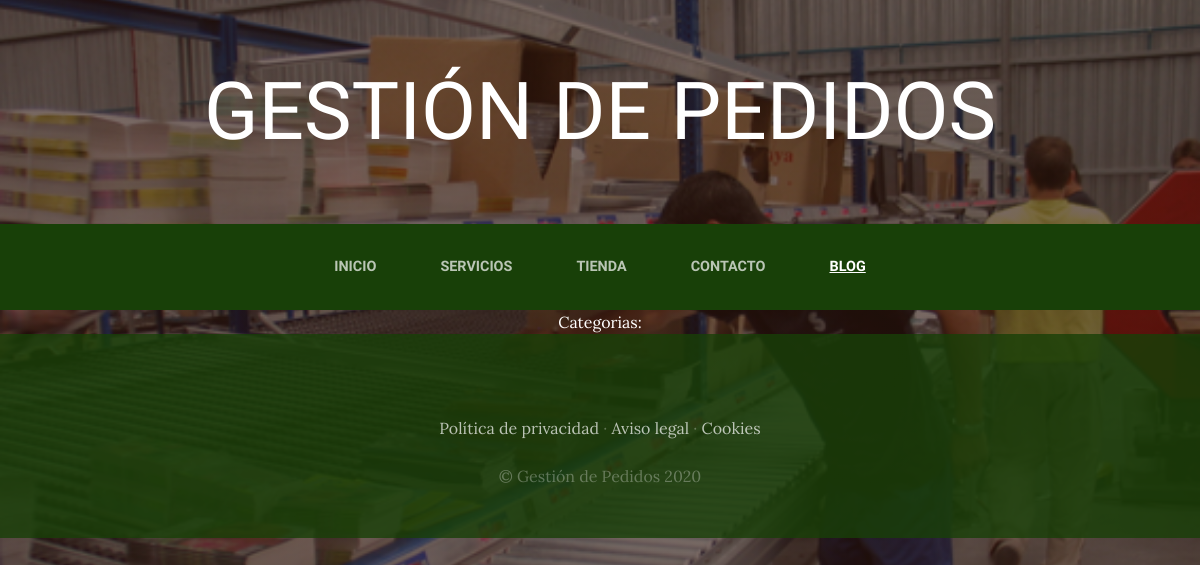
/blog/, run on an earlier commit of the app's database.
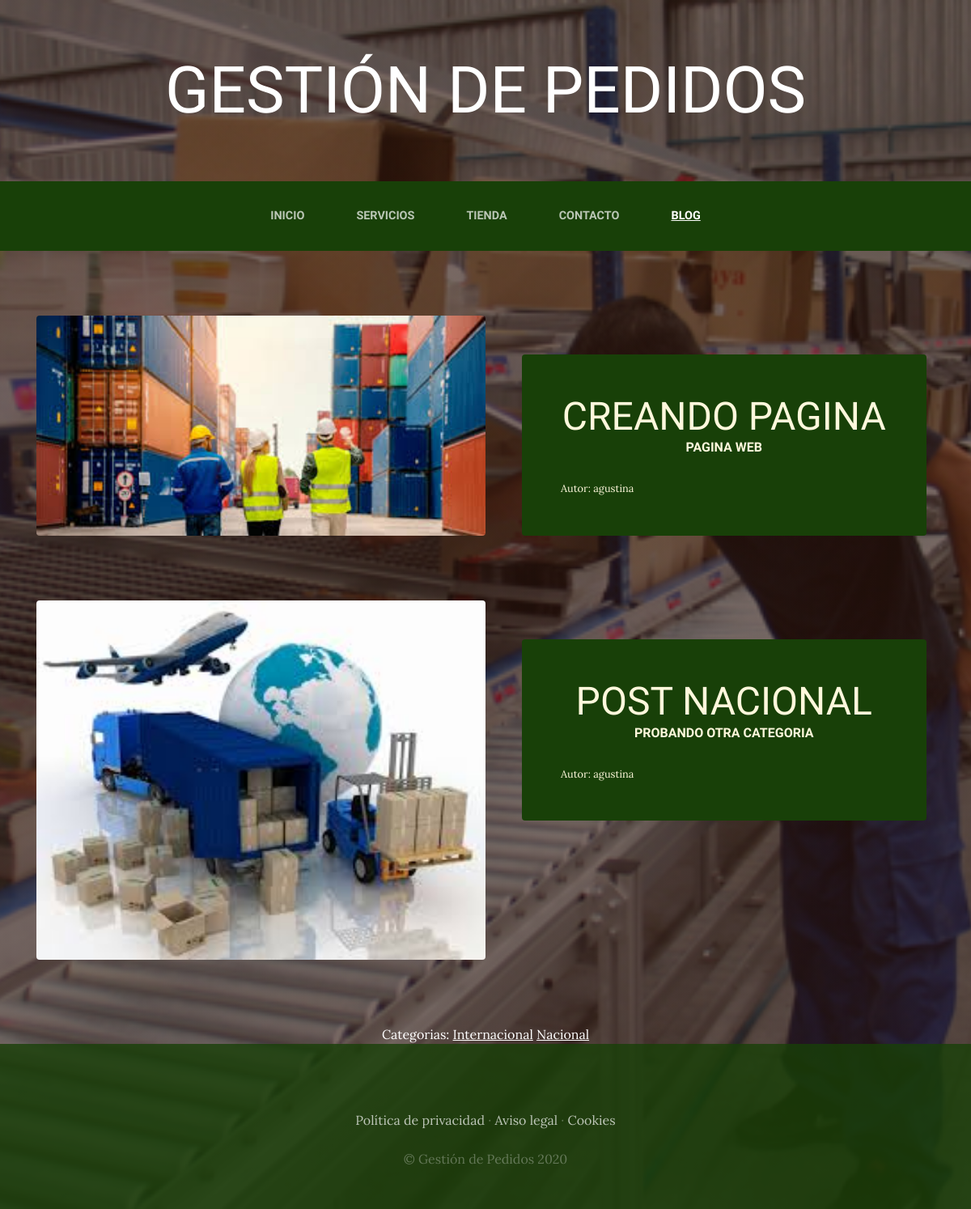
And on a later commit of the database.
### blog/models.py (models this page shows, shortened)
class Post(models.Model):
    titulo= models.CharField(max_length=50)
    contenido= models.CharField(max_length=50)
    imagen=models.ImageField(upload_to='blog', null=True, blank=True)
    autor= models.ForeignKey(User, on_delete=models.CASCADE)
    categorias= models.ManyToManyField(Categoria)
    created=models.DateTimeField(auto_now_add=True)
    update=models.DateTimeField(auto_now_add=True)
    class Meta:
        verbose_name='post'
        verbose_name='posts'

class Categoria(models.Model):
    nombre= models.CharField(max_length=50)
    created=models.DateTimeField(auto_now_add=True)
    update=models.DateTimeField(auto_now_add=True)
    class Meta:
        verbose_name='categoria'
        verbose_name='categorias'

### blog/views.py (the view)
# urls.py: 2. Add a URL to urlpatterns:  path('blog/', include('blog.urls'))
def blog(request):
    posts= Post.objects.all()
    return render (request, "blog/blog.html",{"posts":posts})

### blog/templates/blog/blog.html
{% extends "ProyectoWebApp/base.html"%}
{% load static %}
{% block content %}
  {% for post in posts %}
    <section class="page-section clearfix">
      <div class="container">
        <div class="intro">
          <img class="intro-img img-fluid mb-3 mb-lg-0 rounded" src="{{post.imagen.url}}" alt="" style="width: 50%">
          <div class="intro-text left-0 text-center bg-faded p-5 rounded">
            <h2 class="section-heading mb-4" >
              <span class="section-heading-lower">{{post.titulo}}</span>
              <span class="section-heading-upper">{{post.contenido}}</span>
            </h2>
            <div style="text-align: left; font-size: 0.8em;">
              Autor: {{post.autor}}
            </div>
          </div>
        </div>
      </div>
    </section>
  {% endfor %}
  <section>
    <div style="width: 75%; margin: auto; text-align: center; color: white;">
      Categorias:
      {% for post in posts %}
        {% for categoria in post.categorias.all %}
        <a href="{% url 'categoria' categoria.id %}" class="linksCategorias">{{categoria.nombre}}</a>
        {% endfor %}
      {% endfor %}
    </div>
  </section>
{% endblock %}

### ProyectoWebApp/templates/ProyectoWebApp/base.html (shortened to what this page needs)
{% load static %}
<html>
<head>
    <link href="{% static 'ProyectoWebApp/vendor/bootstrap/css/bootstrap.min.css'%}" rel="stylesheet">
    <link href="{% static 'ProyectoWebApp/css/gestion.css'%}" rel="stylesheet">
</head>
<body>
    <h1 class="site-heading text-center text-white d-none d-lg-block">
        <span class="site-heading-lower">Gestión de Pedidos</span>
      </h1>
 <nav class="navbar navbar-expand-lg navbar-dark py-lg-4" id="mainNav">
    <div class="container">
      <div class="collapse navbar-collapse" id="navbarResponsive">
        <ul class="navbar-nav mx-auto">
          <li class="nav-item {% if request.path == '/' %} active {% endif %} px-lg-4">
            <a class="nav-link text-uppercase text-expanded" href="{% url 'Home' %}">Inicio</a>
          </li>
          <li class="nav-item {% if request.path == '/servicios/' %} active {% endif %} px-lg-4">
            <a class="nav-link text-uppercase text-expanded" href="{% url 'Servicios' %}">Servicios</a>
          </li>
          <li class="nav-item {% if request.path == '/tienda/' %} active {% endif %} px-lg-4">
            <a class="nav-link text-uppercase text-expanded" href="{% url 'Tienda' %}">Tienda</a>
          </li>
          <li class="nav-item {% if request.path == '/contacto/' %} active {% endif %} px-lg-4">
            <a class="nav-link text-uppercase text-expanded" href="{% url 'Contacto' %}">Contacto</a>
          </li>
          <li class="nav-item {% if request.path|slice:':6' == '/blog/' %} active {% endif %} px-lg-4">
            <a class="nav-link text-uppercase text-expanded" href="{% url 'Blog' %}">Blog</a>
          </li>
        </ul>
      </div>
    </div>
  </nav>
{% block content %}
{% endblock %}
    <footer class="footer text-faded text-center py-5">
      <div class="container">
        <p class="m-0 mbt">
        	<a href="sample.html" class="link">Política de privacidad</a> ·
        	<a href="sample.html" class="link">Aviso legal</a> ·
        	<a href="sample.html" class="link">Cookies</a>
		</p>
        <p class="m-0 mbt1">&copy; Gestión de Pedidos 2020</p>
      </div>
	</footer>
</body>
</html>

### ProyectoWebApp/static/ProyectoWebApp/css/gestion.css (style rules this page uses)
body { font-family: 'Lora'; background: linear-gradient(rgba(47, 23, 15, 0.65), rgba(47, 23, 15, 0.65)), url("../img/bg_main.jpg"); background-attachment: fixed; background-position: center; background-size: cover; }
h1, h2, h3, h4, h5, h6 { font-family: 'Raleway'; }
p { line-height: 1.75; }
.text-faded { color: rgba(255, 255, 255, 0.3); }
.site-heading { margin-top: 5rem; margin-bottom: 5rem; text-transform: uppercase; line-height: 1; font-family: 'Raleway'; }
.site-heading .site-heading-lower { font-size: 5rem; font-weight: 100; line-height: 4rem; }
.page-section { margin-top: 5rem; margin-bottom: 5rem; }
.section-heading { text-transform: uppercase; }
.section-heading .section-heading-upper { display: block; font-size: 1rem; font-weight: 800; padding-bottom:.5rem; }
.section-heading .section-heading-lower { display: block; font-size: 3rem; font-weight: 100; }
.bg-faded { background-color: rgba(255, 255, 255, 0.85); }
#mainNav { background-color: rgba(24, 64, 8); font-family: 'Raleway'; }
#mainNav .navbar-nav .nav-item .nav-link { color: rgba(255, 255, 255, 0.7); font-weight: 800; }
#mainNav .navbar-nav .nav-item.active .nav-link { color: #ffffff; text-decoration: underline; }
@media (min-width: 992px) { #mainNav .navbar-nav .nav-item .nav-link { font-size: 0.9rem; } }
.intro { position: relative; }
@media (min-width: 992px) { .intro .intro-img { width: 75%; float: left; } }
@media (min-width: 992px) { .intro .intro-text { left: 600; width: 60%; margin-top: 3rem; background-color: rgba(24, 64, 8); color: cornsilk; position: absolute; } }
@media (min-width: 1200px) { .intro .intro-text { width: 45%; } }
.footer { background-color: rgba(24, 64, 8, 0.8); }
.mbt { padding-top: 2rem; }
.mbt1 { padding-top: 1.25rem; }
a.link { color: rgba(255, 255, 255, 0.7); }
.linksCategorias { color: white !important; text-decoration: underline; }

What changed in the data, as far as the page shows it:
added Post: imagen (picture), titulo "CREANDO PAGINA", contenido "PAGINA WEB", autor "agustina"
added Post: imagen (picture), titulo "POST NACIONAL", contenido "PROBANDO OTRA CATEGORIA", autor "agustina"
added Categoria: nombre "Internacional"
added Categoria: nombre "Nacional"
